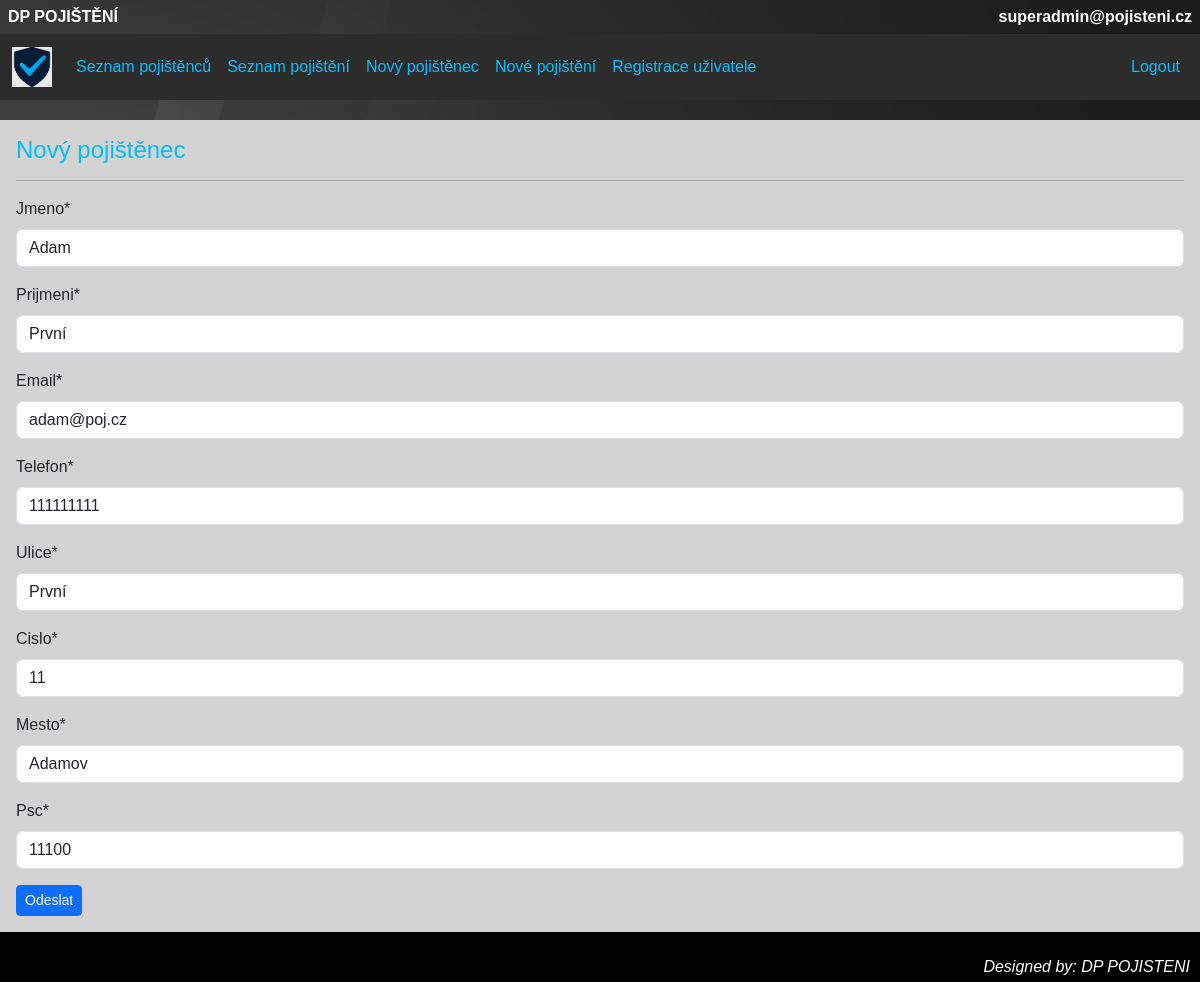
/pojistenci/3/edit/ (signed in), run on an earlier commit of the app's database.
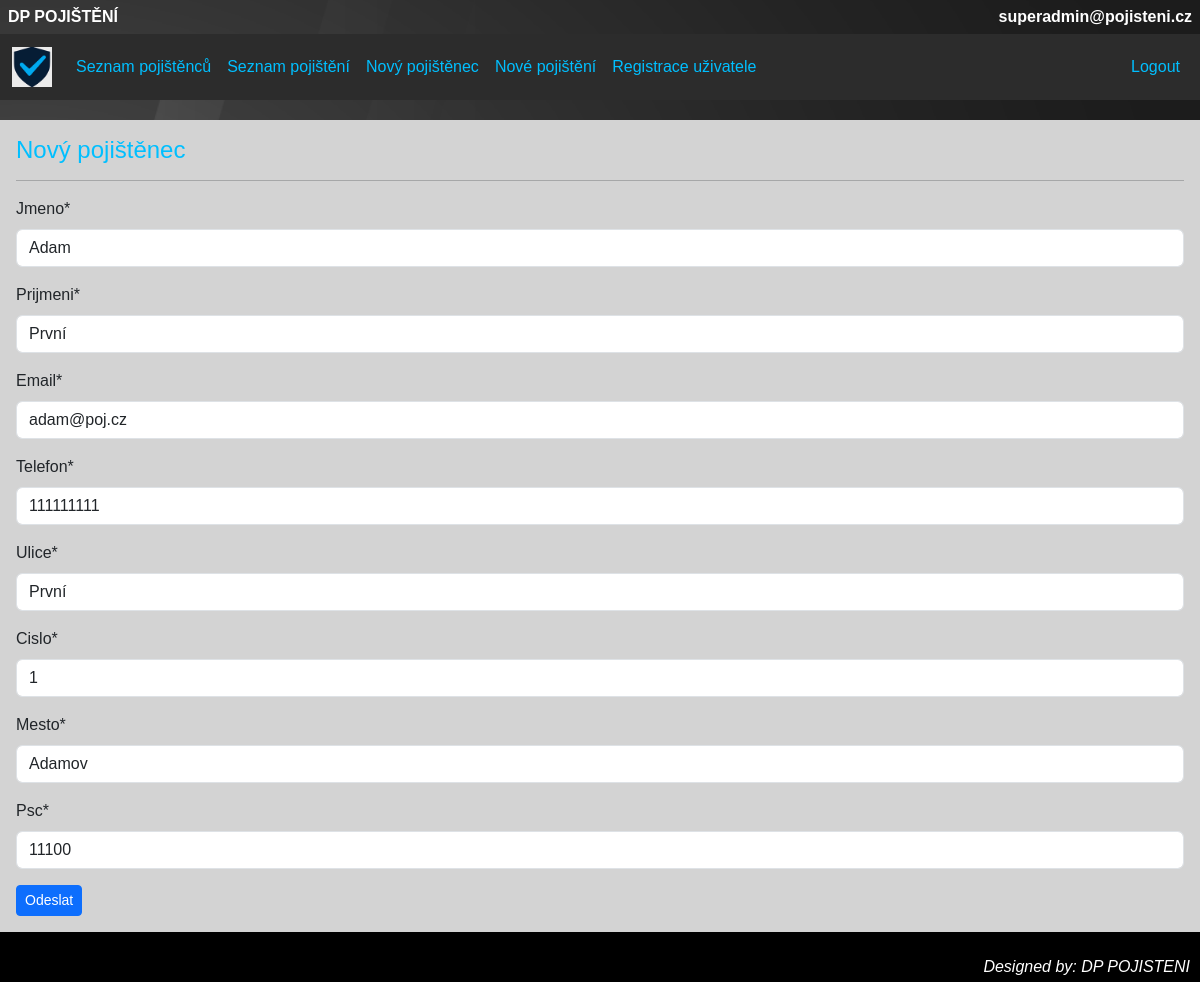
And on a later commit of the database.
### pojistenci/models.py (models this page shows, shortened)
class Pojistenec(models.Model):
    jmeno = models.CharField(max_length=100, validators=[text_validator, min_length_validator, max_length_validator])
    prijmeni = models.CharField(max_length=100, validators=[text_validator, min_length_validator, max_length_validator])
    email = models.EmailField(max_length=100, validators=[EmailValidator(), max_length_validator])
    telefon = models.CharField(max_length=22, validators=[telefon_validator])
    ulice = models.CharField(max_length=100, validators=[alphanum_space_dash_validator, min_length_validator, max_length_validator])
    cislo = models.CharField(max_length=100, validators=[alphanum_space_dash_validator, max_length_validator])
    mesto = models.CharField(max_length=100, validators=[alphanum_space_dash_validator, min_length_validator, max_length_validator])
    psc = models.CharField(max_length=6, validators=[psc_validator])
    class Meta:
        verbose_name = "Pojištěnec"
        verbose_name_plural = "Pojištěnci"

### pojistenci/views.py (the view, shortened to what this page needs)
# urls.py: path("<int:pk>/edit/", views.EditPojistenec.as_view(), name="edit_pojistenec"),
class EditPojistenec(LoginRequiredMixin, generic.edit.CreateView):
    form_class = PojistenecForm
    template_name = "pojistenci/vytvor_pojistenec.html"
    def get(self, request, pk):
        if not request.user.is_authenticated:
            messages.info(request, "Musíš se nejdříve přihlášit.")
            return redirect("login")
        if not request.user.is_admin:
            messages.info(request, "Nemáš práva pro úpravu pojištěnce.")
            return redirect("pojistenec_index")
        try:
            pojistenec = Pojistenec.objects.get(pk=pk)
        except:
            messages.error(request, "Tento pojistenec neexistuje!")
            return redirect("pojistenec_index")
        form = self.form_class(instance=pojistenec)
        return render(request, self.template_name, {"form": form})

### pojistenci/forms.py (shortened to what this page needs)
class PojistenecForm(forms.ModelForm):
    class Meta:
        model = Pojistenec
        fields = '__all__'

### pojistenci/templates/pojistenci/vytvor_pojistenec.html (shortened to what this page needs)
{% extends "base.html" %}
{% load crispy_forms_tags %}
{% block content %}
<h4>Nový pojištěnec</h4>
<hr>
<form method="POST">
    {{ form|crispy }}
       <button type="submit" class="btn btn-sm btn-primary btn-block">Odeslat</button>
</form>
{% endblock %}

What changed in the data, as far as the page shows it:
changed Pojistenec "Adam": cislo "11" → "1"
